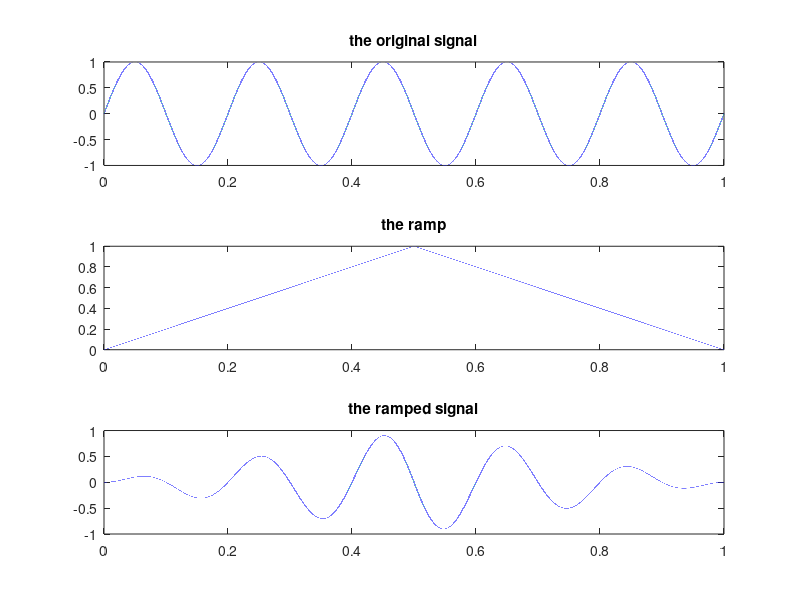

Write MATLAB code to recreate this figure.
close all;
clear;
clc;

sample_rate = 220250;       % Sample rate per sec
freq = 5;                   % Cycles per sec
dur = 1;                    % Sec
amplitude = 1;              % peak(+/-)
peak_amp = 1;
zero_amp = 0;
timeindex = linspace(0,dur,sample_rate*dur);

sineWave1 = amplitude*sin(2*pi*freq*timeindex);
a = linspace(zero_amp,peak_amp,length(timeindex)/2);
b = linspace(peak_amp,zero_amp,length(timeindex)/2);
envelope =[a b];
sineWave2 = sineWave1.*envelope;

subplot(3,1,1),plot(timeindex,sineWave1),
title('the original signal');
subplot(3,1,2),plot(timeindex,envelope),
title('the ramp');
subplot(3,1,3),plot(timeindex,sineWave2),
title('the ramped signal');